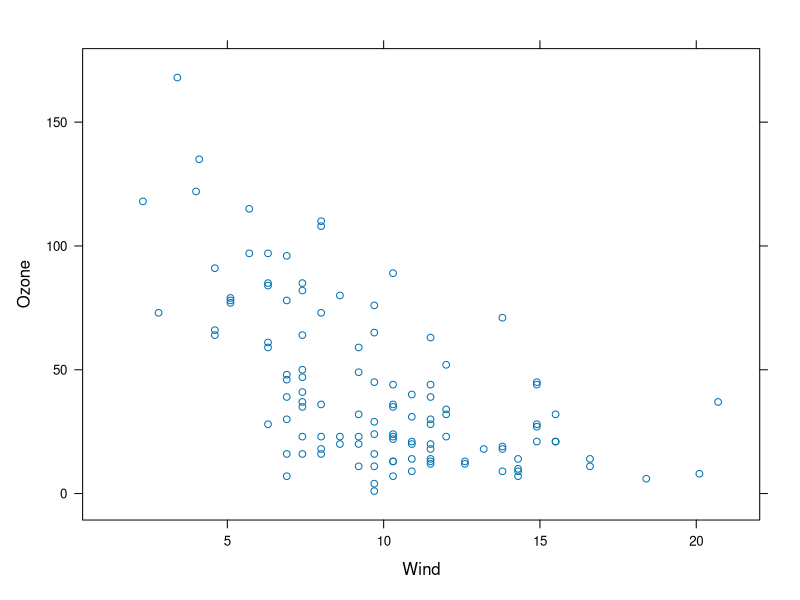
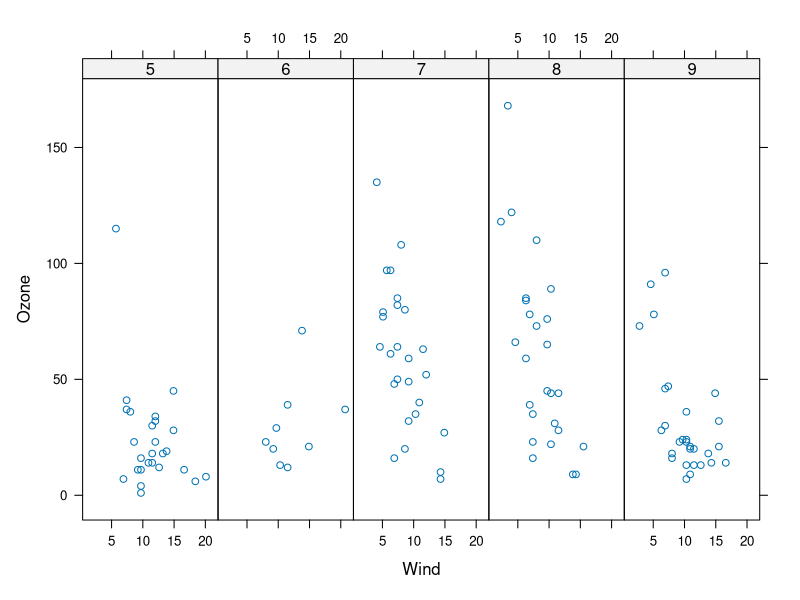
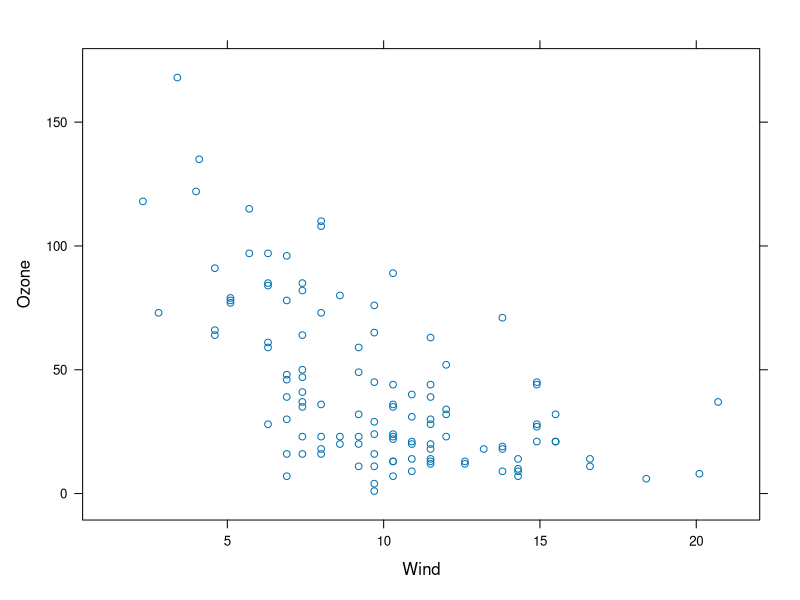
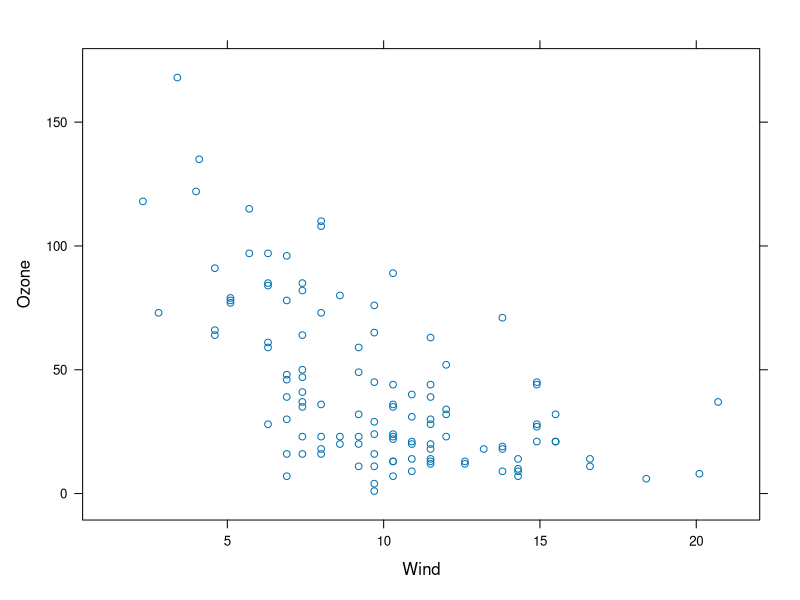
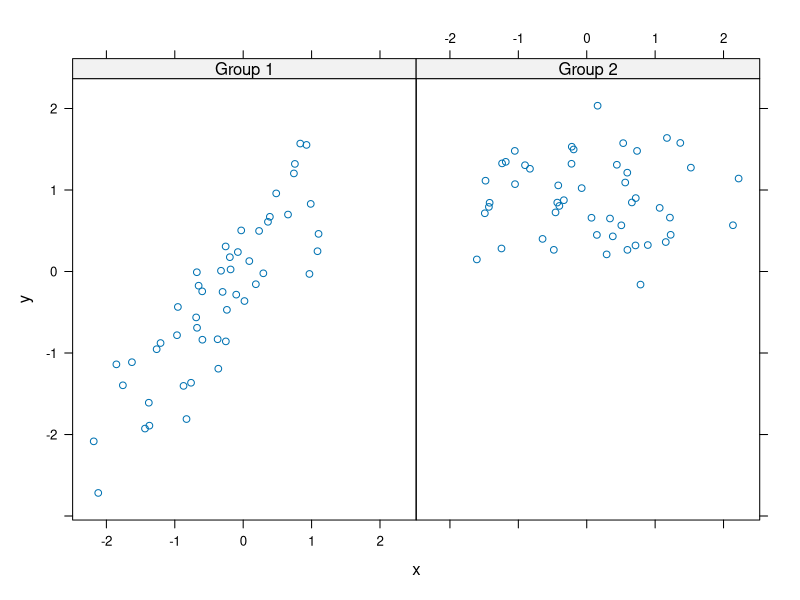
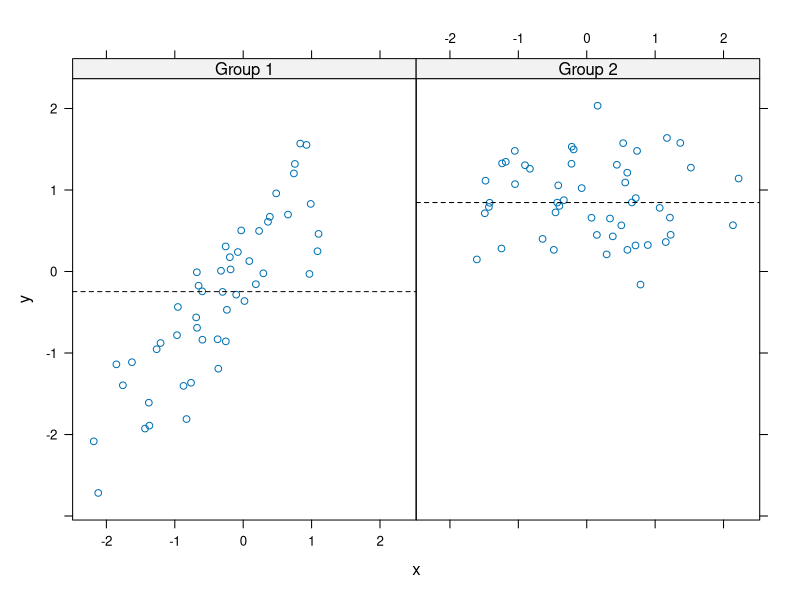
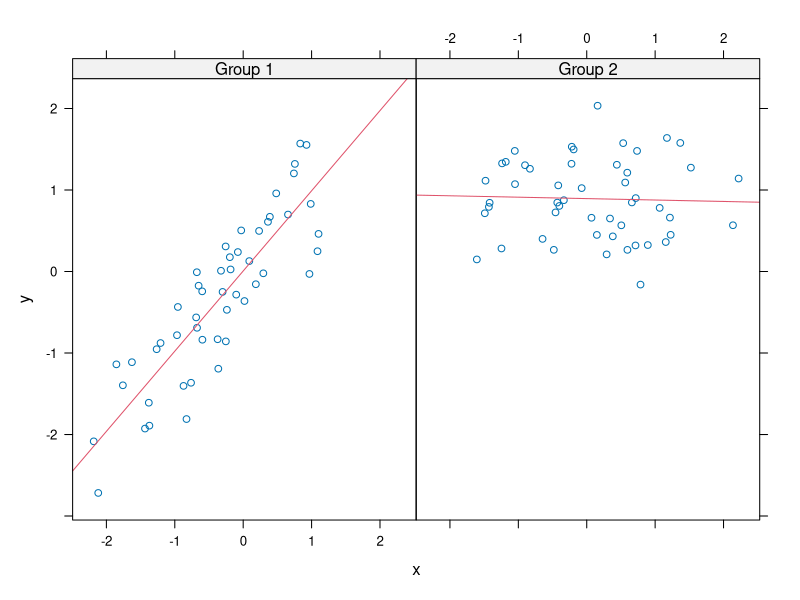
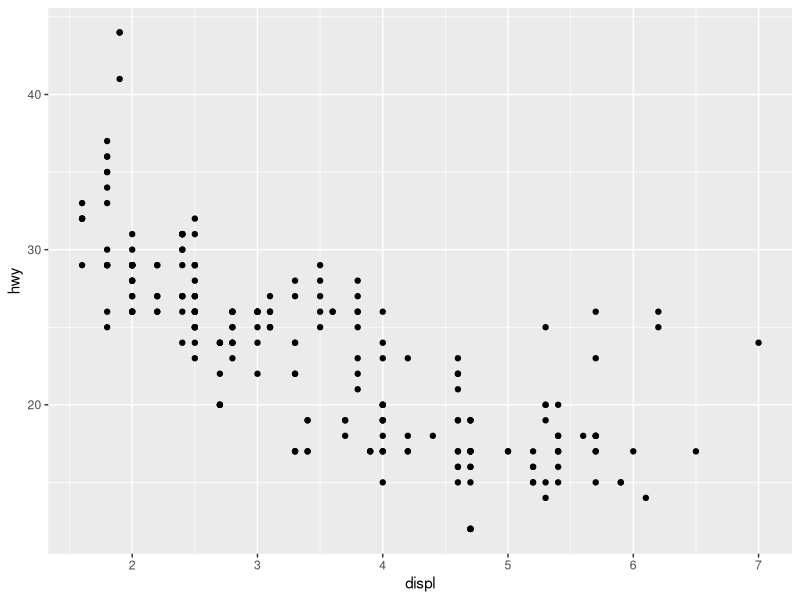

Recreate these plots in R, in order. (Note: this script raises an error after producing the figures.)
library(lattice)
library(datasets)
## Simple scatterplot
xyplot(Ozone ~ Wind, data = airquality)

## Convert 'Month' to a factor variable
airquality <- transform(airquality, Month = factor(Month))
xyplot(Ozone ~ Wind | Month, data = airquality, layout = c(5, 1))

p <- xyplot(Ozone ~ Wind, data = airquality)  ## Nothing happens!
print(p)  ## Plot appears
xyplot(Ozone ~ Wind, data = airquality)  ## Auto-printing
0
set.seed(10)
x <- rnorm(100)
f <- rep(0:1, each = 50)
y <- x + f - f * x + rnorm(100, sd = 0.5)
f <- factor(f, labels = c("Group 1", "Group 2"))
xyplot(y ~ x | f, layout = c(2, 1))  ## Plot with 2 panels

## Custom panel function
xyplot(y ~ x | f, panel = function(x, y, ...) {
    panel.xyplot(x, y, ...)  ## First call the default panel function for 'xyplot'
    panel.abline(h = median(y), lty = 2)  ## Add a horizontal line at the median
})

## Custom panel function
xyplot(y ~ x | f, panel = function(x, y, ...) {
    panel.xyplot(x, y, ...)  ## First call default panel function
    panel.lmline(x, y, col = 2)  ## Overlay a simple linear regression line
})

######################################################

library(ggplot2)
str(mpg)

qplot(displ, hwy, data = mpg)

qplot(displ, hwy, data = mpg, color = drv)

qplot(displ, hwy, data = mpg, geom = c("point", "smooth"))

qplot(hwy, data = mpg, fill = drv)

qplot(displ, hwy, data = mpg, facets = . ~ drv)
qplot(hwy, data = mpg, facets = drv ~ ., binwidth = 2)

str(maacs)

qplot(log(eno), data = maacs)

qplot(log(eno), data = maacs, fill = mopos)

qplot(log(eno), data = maacs, geom = "density")
qplot(log(eno), data = maacs, geom = "density", color = mopos)

qplot(log(pm25), log(eno), data = maacs)
qplot(log(pm25), log(eno), data = maacs, shape = mopos)
qplot(log(pm25), log(eno), data = maacs, color = mopos)

qplot(log(pm25), log(eno), data = maacs, color = mopos, 
      geom = c("point", "smooth"), method = "lm")

qplot(log(pm25), log(eno), data = maacs, geom = c("point", "smooth"), 
      method = "lm", facets = . ~ mopos)

######################################################

library(ggplot2)
qplot(logpm25, NocturnalSympt, data = maacs, facets = . ~ bmicat, 
      geom = c("point", "smooth"), method = "lm")

head(maacs)
g <- ggplot(maacs, aes(logpm25, NocturnalSympt))
summary(g)